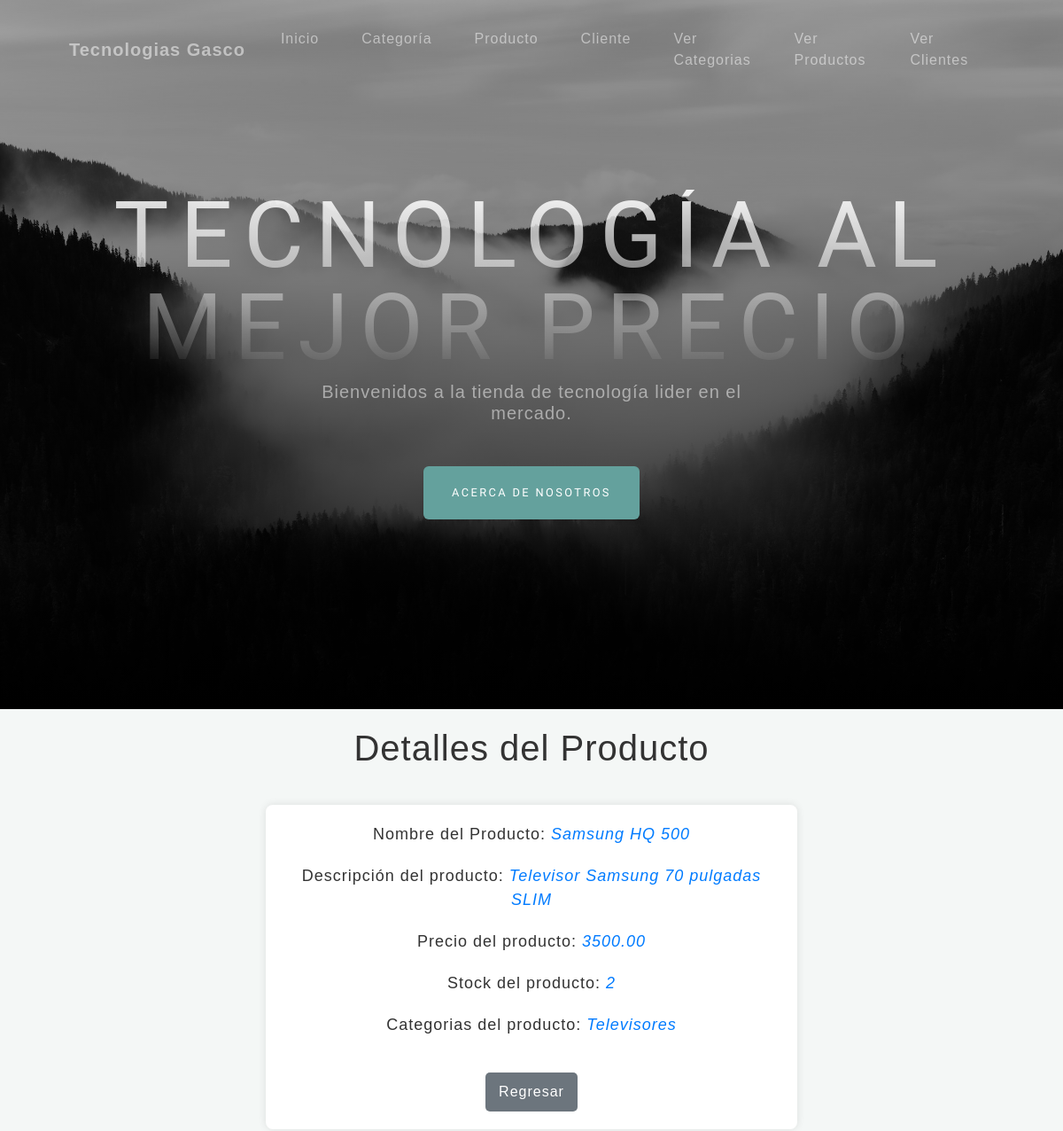
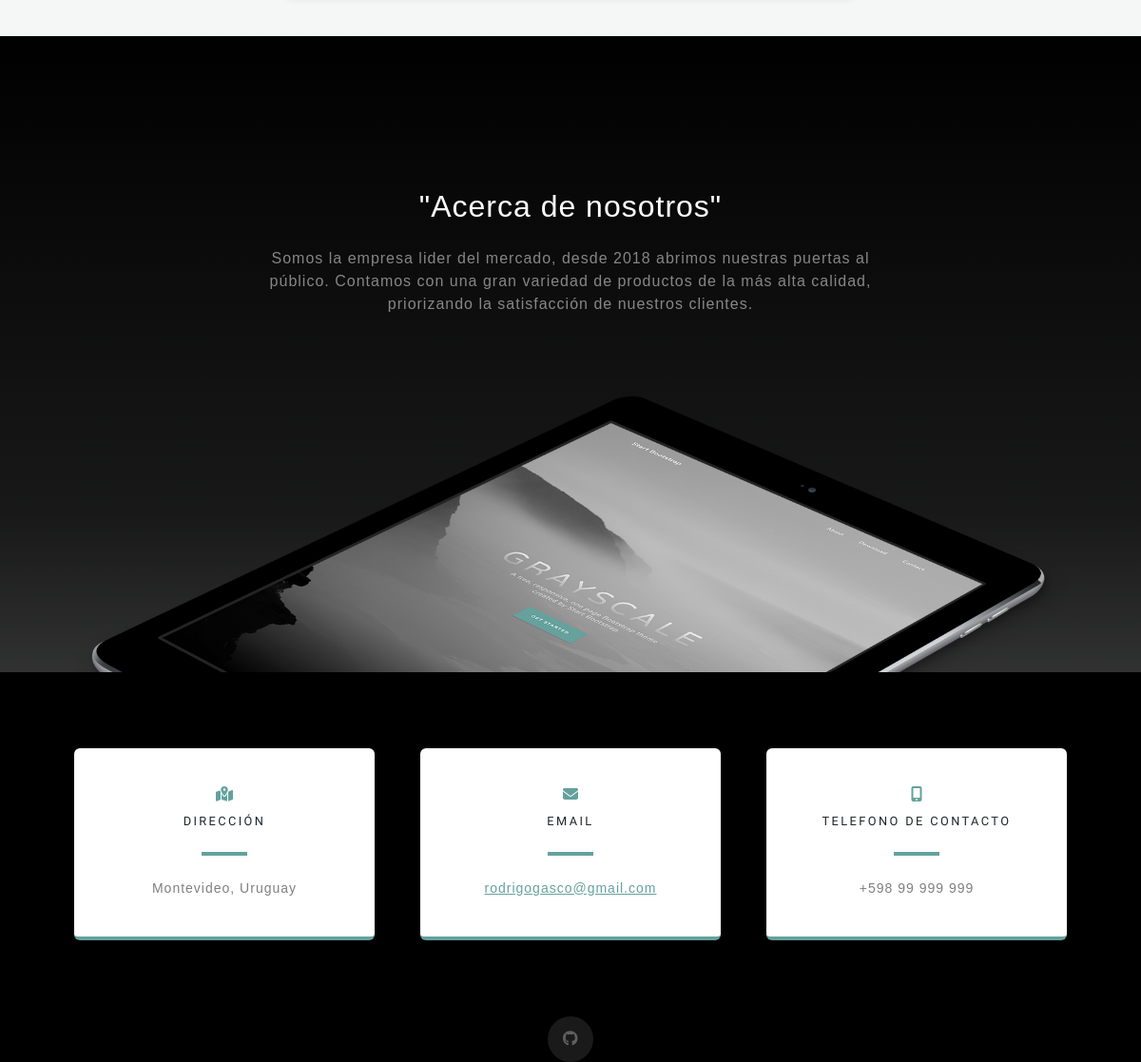
The app's page /producto/detalle/4/ with its own data (2 pictures, top to bottom).
### AppGasco/models.py (models this page shows, shortened)
class Producto(models.Model):
    nombre_producto = models.CharField(max_length=200)
    descripcion_producto = models.CharField(max_length=500)
    precio = models.DecimalField(max_digits=10, decimal_places=2)
    stock = models.PositiveIntegerField() # Me permite saber cuantos productos tengo en stcok de cada uno
    categorias = models.CharField(max_length=30)

### AppGasco/views_clases.py (the view)
# urls.py: path('producto/detalle/<int:pk>/', views_clases.ProductoDetalle.as_view(), name='Detail_Producto'),
class ProductoDetalle(DetailView):
    model = Producto
    template_name = "appgasco/Vistas_Clase_Producto/producto_detalle.html"

### AppGasco/templates/appgasco/Vistas_Clase_Producto/producto_detalle.html (shortened to what this page needs)
{% extends 'AppGasco/index.html' %}
{% load static %}
{% block main %}
<h1>Detalles del Producto</h1>
<div class="producto-details">
    <p>Nombre del Producto: <i>{{ producto.nombre_producto }}</i></p>
    <p>Descripción del producto: <i>{{ producto.descripcion_producto }}</i></p>
    <p>Precio del producto: <i>{{ producto.precio }}</i></p>
    <p>Stock del producto: <i>{{ producto.stock }}</i></p>
    <p>Categorias del producto: <i>{{ producto.categorias }}</i></p>
    <a href="{% url 'List_Producto' %}" class="back-button">Regresar</a>
</div>
{% endblock main %}

### AppGasco/templates/appgasco/Vistas_Clase_Producto/producto_detalle.html (style rules this page uses)
body { font-family: Arial, sans-serif; background-color: #f4f7f6; margin: 0; padding: 0; }
h1 { color: #333; text-align: center; margin-top: 20px; }
.producto-details { width: 50%; margin: 40px auto; padding: 20px; background-color: #fff; border-radius: 8px; box-shadow: 0 0 10px rgba(0, 0, 0, 0.1); text-align: center; }
.producto-details p { color: #333; font-size: 18px; margin-bottom: 20px; }
.producto-details i { font-style: italic; color: #007bff; }
.back-button { display: inline-block; margin-top: 20px; padding: 10px 15px; background-color: #6c757d; color: #fff; border-radius: 5px; text-decoration: none; font-size: 16px; transition: background-color 0.3s ease; }

### records on screen
Producto: nombre_producto "Samsung HQ 500", descripcion_producto "Televisor Samsung 70 pulgadas SLIM", precio "3500.00", stock "2", categorias "Televisores"
